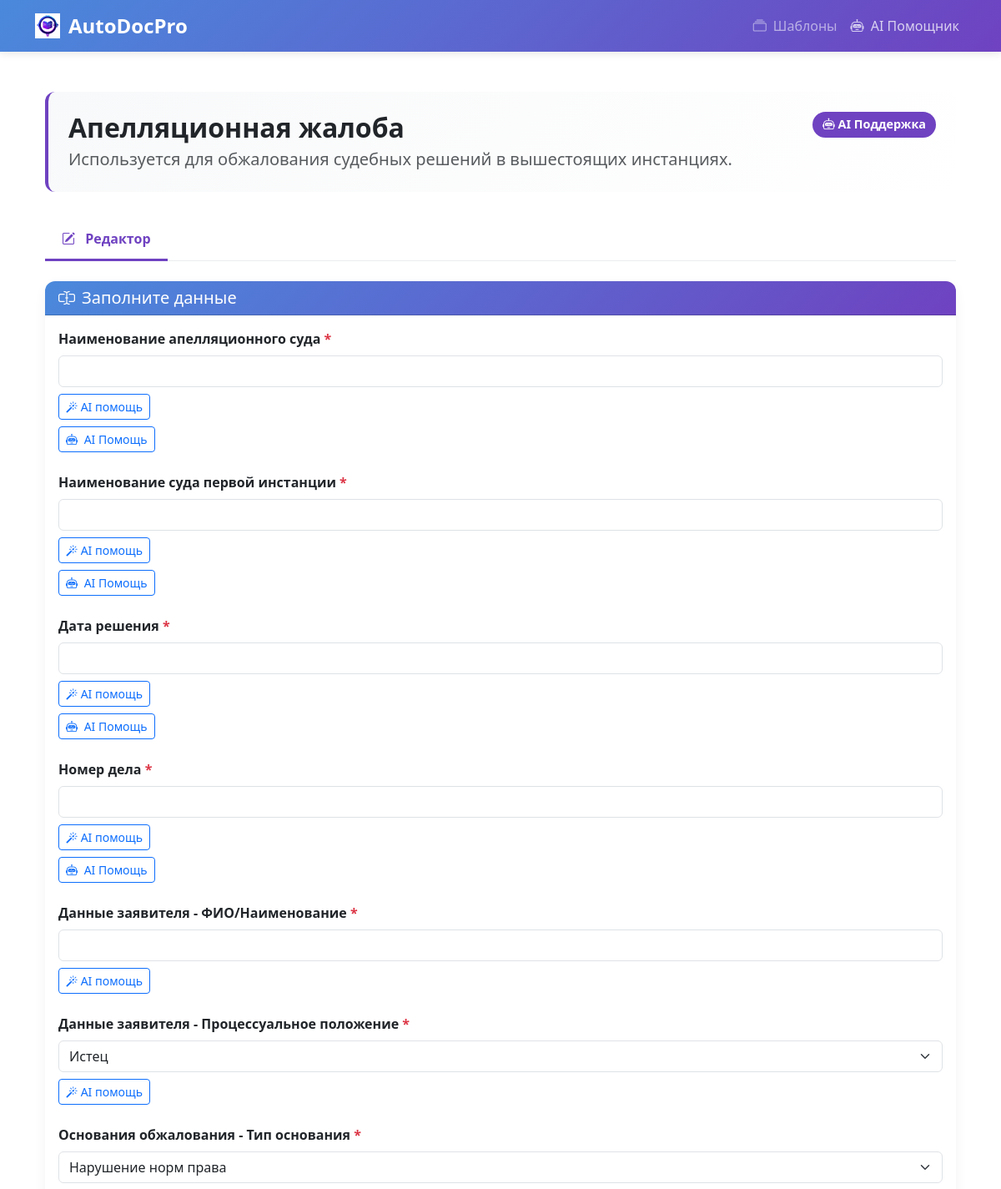
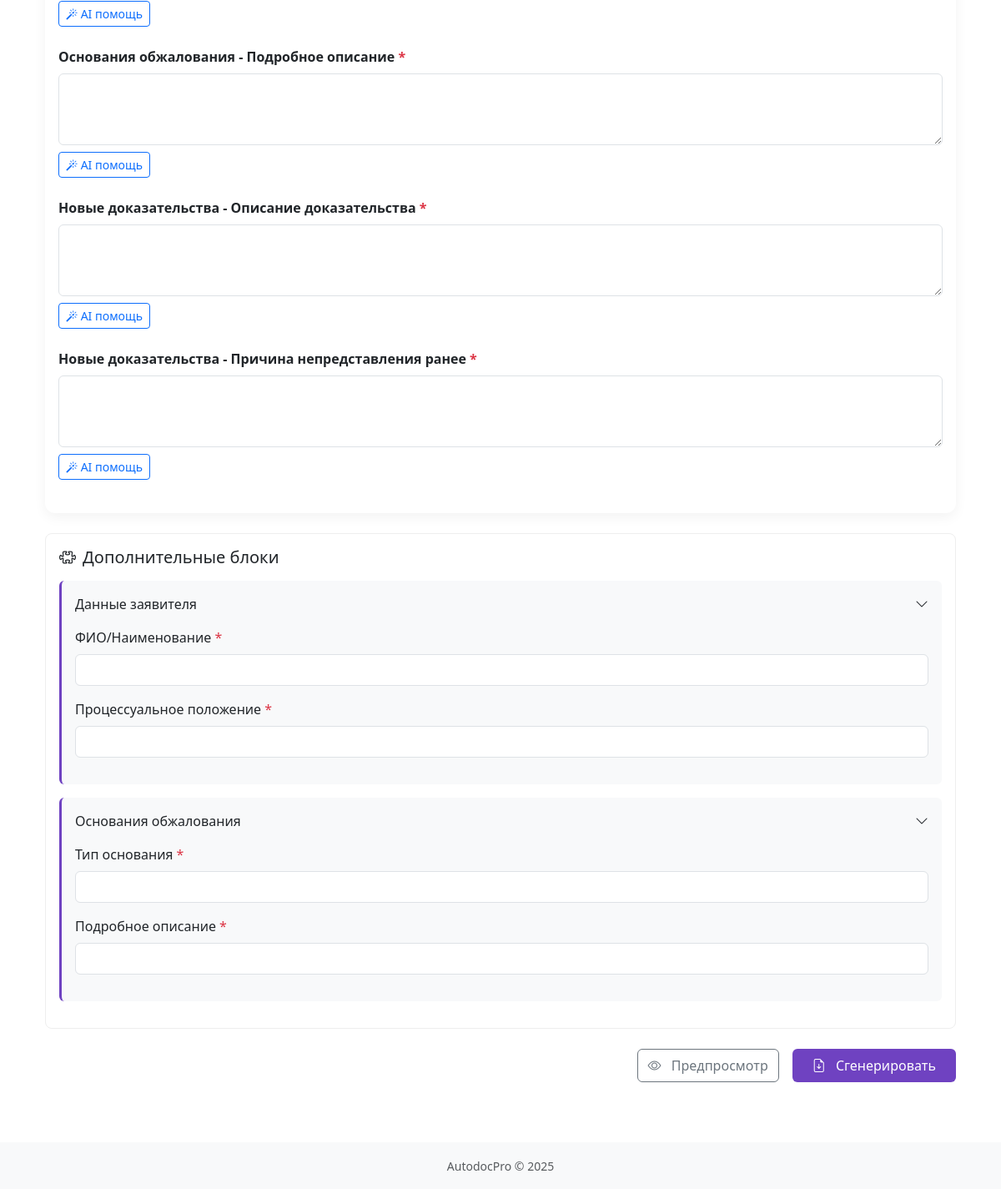
/templates/appeal/, run on the app's committed database (2 pictures, top to bottom).
### documents/models.py (models this page shows, shortened)
class DocumentTemplate(models.Model):
    DOC_TYPES = [
        ('claim', 'Исковое заявление'),
        ('motion', 'Ходатайство'),
        ('appeal', 'Апелляционная жалоба'),
    ]
    LEGAL_CATEGORIES = [
        ('civil', 'Гражданские дела'),
        ('arbitration', 'Арбитражные споры'),
        ('administrative', 'Административные дела'),
        ('criminal', 'Уголовные дела'),
        ('family', 'Семейные дела'),
        ('labor', 'Трудовые споры'),
        ('tax', 'Налоговые споры'),
        ('corporate', 'Корпоративные споры'),
    ]
    name = models.CharField(
        max_length=255,
        verbose_name="Название шаблона"
    )
    doc_type = models.CharField(
        max_length=50,
        choices=DOC_TYPES,
        verbose_name="Тип документа"
    )
    category = models.CharField(
        max_length=50,
        choices=LEGAL_CATEGORIES,
        default='civil',
        verbose_name="Категория дела"
    )
    description = models.TextField(
        verbose_name="Описание"
    )
    template_file = models.FileField(
        upload_to='templates/',
        verbose_name="Файл шаблона"
    )
    fields_schema = models.JSONField(
        default=dict,
        encoder=json.JSONEncoder,
        decoder=json.JSONDecoder,
        verbose_name="Схема полей"
    )
    dynamic_blocks = models.JSONField(
        default=list,
        validators=[validate_dynamic_blocks],
        help_text="JSON структура динамических блоков и их зависимостей",
        verbose_name="Динамические блоки"
    )
    is_active = models.BooleanField(
        default=True,
        verbose_name="Активный"
    )
    ai_enhancement = models.BooleanField(
        default=False,
        verbose_name="AI улучшение"
    )
    ai_max_length = models.PositiveIntegerField(
        default=2000,
        verbose_name="Макс. длина AI"
    )
    class Meta:
        verbose_name = "Шаблон документа"
        verbose_name_plural = "Шаблоны документов"
        ordering = ['name']

### documents/views.py (the view)
# urls.py: path('appeal/', appeal_template, name='appeal_template'),
def appeal_template(request):
    template = get_object_or_404(DocumentTemplate, doc_type='appeal')
    dynamic_blocks = template.dynamic_blocks
    if isinstance(dynamic_blocks, str):
        try:
            dynamic_blocks = json.loads(dynamic_blocks)
        except json.JSONDecodeError:
            dynamic_blocks = []
    context = {
        'template': template,
        'form': DynamicDocumentForm(template=template),
        'dynamic_blocks': dynamic_blocks
    }
    return render(request, 'documents/appeal_form.html', context)

### documents/forms.py (called while the page is built)
    def _add_ai_button(self, field_name):
        help_text = self.fields[field_name].help_text or ''
        ai_button = (
            '<div class="mt-2">'
            '<button type="button" class="btn btn-sm btn-outline-primary btn-ai-help" '
            f'data-field="{field_name}" data-bs-toggle="tooltip" title="Заполнить с помощью AI">'
            '<i class="bi bi-magic"></i> AI помощь'
            '</button>'
            '</div>'
        )
        self.fields[field_name].help_text = mark_safe(f"{help_text}{ai_button}")

### templates/documents/appeal_form.html (shortened to what this page needs)
{% extends "documents/template_detail.html" %}

### templates/documents/template_detail.html (shortened to what this page needs)
{% extends "base.html" %}
{% load static %}
{% block content %}
<div class="container py-4">
    <div class="template-header">
        <div class="d-flex justify-content-between align-items-start">
            <div>
                <h2 class="fw-bold mb-1">{{ template.name }}</h2>
                <p class="lead text-muted mb-0">{{ template.description }}</p>
            </div>
            {% if template.ai_enhancement %}
            <span class="badge ai-badge">
                <i class="bi bi-robot"></i> AI Поддержка
            </span>
            {% endif %}
        </div>
    </div>
    <ul class="nav nav-tabs mb-4" id="templateTabs" role="tablist">
        <li class="nav-item" role="presentation">
            <button class="nav-link active" id="editor-tab" data-bs-toggle="tab" data-bs-target="#editor" type="button">
                <i class="bi bi-pencil-square me-2"></i> Редактор
            </button>
        </li>
    </ul>
    <div class="tab-content">
        <div class="tab-pane fade show active" id="editor" role="tabpanel">
            <form method="post" id="document-form" class="needs-validation" novalidate>
                <div class="card form-card mb-4">
                    <div class="card-header">
                        <h5 class="mb-0"><i class="bi bi-input-cursor-text me-2"></i>Заполните данные</h5>
                    </div>
                    <div class="card-body">
                        {% for field in form %}
                        <div class="mb-4 field-{{ field.name }}">
                            <label for="{{ field.id_for_label }}" class="form-label fw-bold">
                                {{ field.label }}
                                {% if field.field.required %}<span class="text-danger">*</span>{% endif %}
                            </label>
                            {{ field }}
                            {% if field.help_text %}
                            <div class="form-text text-muted mt-1">{{ field.help_text|safe }}</div>
                            {% endif %}
                            {% if template.ai_enhancement and 'dynamic_' not in field.name %}
                            <button type="button" class="btn btn-sm btn-outline-primary mt-2 ai-help-btn"
                                    data-field="{{ field.name }}">
                                <i class="bi bi-robot me-1"></i> AI Помощь
                            </button>
                            {% endif %}
                        </div>
                        {% endfor %}
                    </div>
                </div>
                {% if dynamic_blocks %}
                <div class="dynamic-blocks-wrapper">
                    <h5 class="mb-3"><i class="bi bi-puzzle me-2"></i>Дополнительные блоки</h5>
                    {% for block in dynamic_blocks %}
                    <div class="dynamic-block" id="block-{{ block.id }}"
                         data-block-id="{{ block.id }}"
                         {% if not block.default_visible %}style="display:none"{% endif %}>
                        <div class="dynamic-block-header">
                            <h6>{{ block.title }}</h6>
                            <i class="bi bi-chevron-down toggle-block"></i>
                        </div>
                        <div class="dynamic-block-content">
                            {% for field in block.fields %}
                            <div class="mb-3">
                                <label class="form-label">{{ field.label }}{% if field.required %} <span class="text-danger">*</span>{% endif %}</label>
                                <input type="{{ field.type|default:'text' }}" class="form-control"
                                       name="dynamic_{{ block.id }}_{{ field.name }}"
                                       {% if field.required %}required{% endif %}>
                            </div>
                            {% endfor %}
                        </div>
                    </div>
                    {% endfor %}
                </div>
                {% endif %}
                <div class="d-flex justify-content-end gap-3">
                    <button type="button" class="btn btn-outline-secondary" id="preview-btn">
                        <i class="bi bi-eye me-2"></i> Предпросмотр
                    </button>
                    <button type="submit" class="btn btn-primary" id="generate-btn">
                        <i class="bi bi-file-earmark-arrow-down me-2"></i> Сгенерировать
                    </button>
                </div>
            </form>
        </div>
    </div>
</div>
<div class="position-fixed bottom-0 end-0 p-3" style="z-index: 11">
</div>
{% endblock %}

### static/css/ai.css (style rules this page uses)
:root { --primary-blue: #4a89dc; --secondary-blue: #5d9cec; --primary-purple: #6f42c1; --secondary-purple: #8a63d2; --light-purple: rgba(111, 66, 193, 0.1); --light-blue: rgba(74, 137, 220, 0.1); --gray: #f8f9fa; --dark-gray: #e9ecef; --white: #ffffff; --error-red: #c62828; }
.nav-tabs { border-bottom: 1px solid var(--dark-gray); }
.nav-tabs .nav-link { color: #495057; border: none; padding: 10px 20px; }
.nav-tabs .nav-link.active { font-weight: bold; color: var(--primary-purple); border-bottom: 3px solid var(--primary-purple); background-color: transparent; }

### templates/base.html (style rules this page uses)
:root { --primary-blue: #4a89dc; --secondary-blue: #5d9cec; --primary-purple: #6f42c1; --secondary-purple: #8a63d2; --light-bg: #f8f9fa; }
.btn-primary { background-color: var(--primary-blue); border-color: var(--primary-blue); }

### templates/documents/template_detail.html (style rules this page uses)
:root { --primary-blue: #4a89dc; --secondary-blue: #5d9cec; --primary-purple: #6f42c1; --secondary-purple: #8a63d2; --light-bg: #f8f9fa; }
.template-header { background: linear-gradient(135deg, var(--light-bg), white); border-radius: 12px; padding: 1.5rem; margin-bottom: 2rem; border-left: 4px solid var(--primary-purple); }
.nav-tabs .nav-link { color: #495057; font-weight: 500; border: none; padding: 0.75rem 1.25rem; }
.nav-tabs .nav-link.active { color: var(--primary-purple); border-bottom: 3px solid var(--primary-purple); background: transparent; }
.form-card { border: none; border-radius: 12px; box-shadow: 0 5px 15px rgba(0,0,0,0.05); }
.form-card .card-header { background: linear-gradient(135deg, var(--primary-blue), var(--primary-purple)); color: white; border-radius: 12px 12px 0 0 !important; }
.ai-badge { background: var(--primary-purple) !important; font-size: 0.9rem; padding: 0.5rem 0.75rem; border-radius: 50px; }
.btn-primary { background: var(--primary-purple); border: none; padding: 0.5rem 1.5rem; }
.dynamic-blocks-wrapper { margin: 1.5rem 0; border: 1px solid #eee; border-radius: 8px; padding: 1rem; }
.dynamic-block { padding: 1rem; margin-bottom: 1rem; background: #f8f9fa; border-radius: 6px; border-left: 3px solid var(--primary-purple); transition: all 0.3s ease; }
.dynamic-block-header { cursor: pointer; display: flex; justify-content: space-between; align-items: center; }
.dynamic-block-header h6 { margin-bottom: 0; }
.dynamic-block-content { margin-top: 1rem; }

### data on the page
DocumentTemplate: name "Апелляционная жалоба", description "Используется для обжалования судебных решений в вышестоящих инстанциях.", ai_enhancement True (drawn)

### other printed values
{{ field.label }} "Наименование апелляционного суда" "Наименование суда первой инстанции" "Дата решения" "Номер дела" "Данные заявителя - ФИО/Наименование" "Данные заявителя - Процессуальное положение" "Основания обжалования - Тип основания" "Основания обжалования - Подробное описание" "Новые доказательства - Описание доказательства" "Новые доказательства - Причина непредставления ранее"
{{ field.help_text|safe }} "AI помощь" "AI помощь" "AI помощь" "AI помощь" "AI помощь" "AI помощь" "AI помощь" "AI помощь" "AI помощь" "AI помощь"
{{ block.title }} "Данные заявителя" "Основания обжалования"
{{ field.label }} "ФИО/Наименование" "Процессуальное положение" "Тип основания" "Подробное описание"
